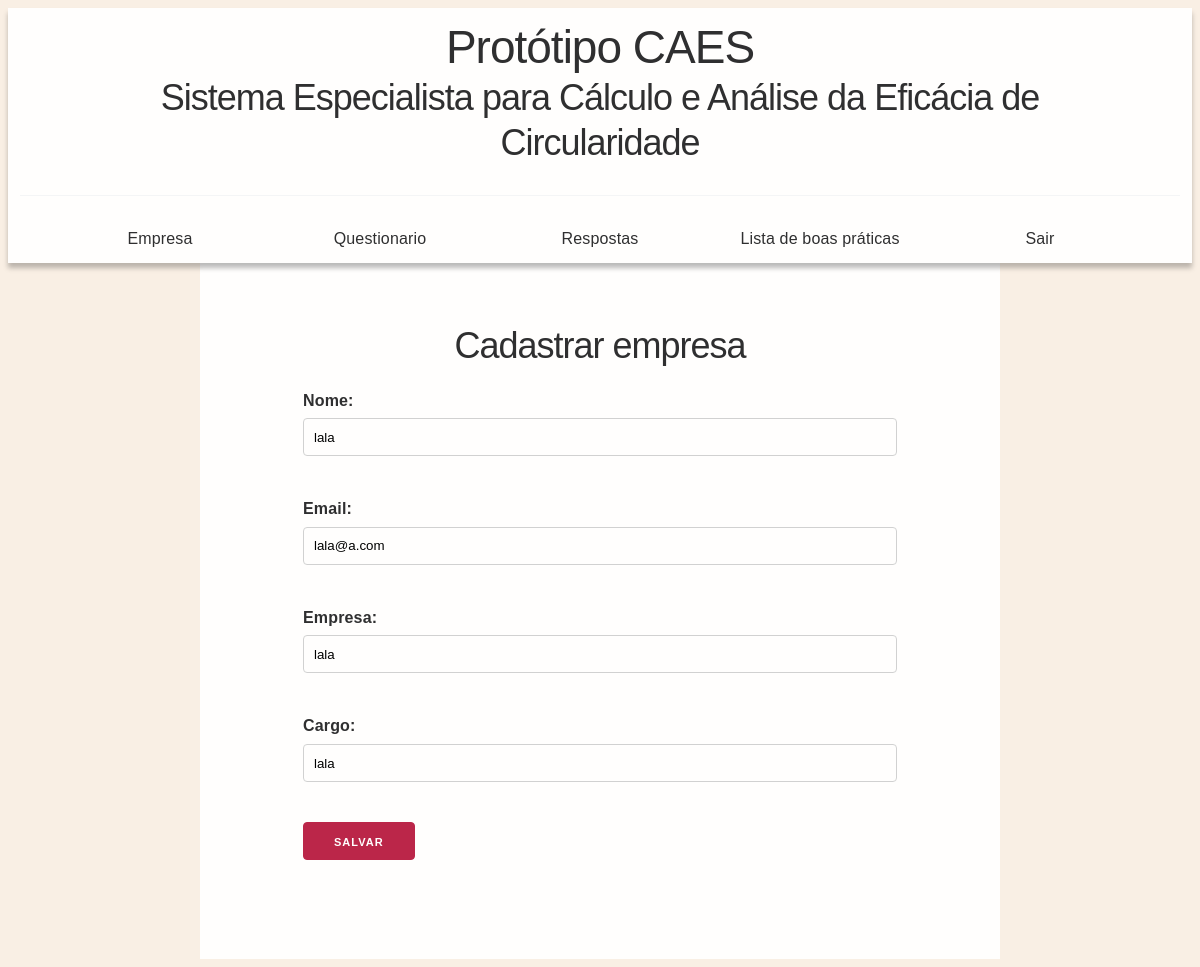
The page /nova_empresa (signed in) on the database its author committed.
### wb/models.py (models this page shows)
class Empresa(models.Model):
    nome = models.CharField(max_length=200)
    email = models.EmailField(max_length=254)
    empresa = models.CharField(max_length=200)
    cargo = models.CharField(max_length=200)
    usuario = models.ForeignKey(User, on_delete=models.CASCADE)
    def __str__(self):
        return 'Empresa: ' + str(self.empresa)
    class Meta:
        verbose_name = 'Empresa'
        verbose_name_plural = 'Empresas'

### wb/views.py (the view)
# urls.py: path('nova_empresa', views.nova_empresa, name='nova_empresa'),
def nova_empresa(request):
	empresa = Empresa.objects.filter(usuario=request.user).last()
	if request.method == "POST":
		if empresa:
			form = EmpresaForm(request.POST, instance=empresa)
		else:
			form = EmpresaForm(request.POST)
		if form.is_valid():
			obj = form.save(commit=False)
			obj.usuario = request.user
			obj.save()
			messages.success(request, "Empresa salva com sucesso.")
			return redirect('questionario')
	else:
		if empresa:
			form = EmpresaForm(instance=empresa)
		else:
			form = EmpresaForm()
		print(empresa) # comentário
		return render(request, 'wb/nova_empresa.html', {'form': form,'empresa':empresa})

### wb/forms.py
class EmpresaForm(forms.ModelForm):
    class Meta:
        model = Empresa
        fields = ('nome', 'email','empresa','cargo')

### wb/templates/wb/nova_empresa.html
{% extends 'wb/index.html' %}
{% block content %}
  <div id='Certeza'>
    <h2> Cadastrar empresa </h2>
    <form method="POST" class="post-form">{% csrf_token %}
      {{ form.as_p }}
      <input class="button-primary" type="submit" value="Salvar">
    </form>
  </div>
{% load static %}
{% endblock %}

### wb/static/wb/css.css (style rules this page uses)
*,*:after,*:before { box-sizing:inherit }
html { box-sizing:border-box;font-size:62.5% }
body { color:#606c76;font-family:'Roboto', 'Helvetica Neue', 'Helvetica', 'Arial', sans-serif;font-size:1.6em;font-weight:300;letter-spacing:.01em;line-height:1.6 }
.button,button,input[type='button'],input[type='reset'],input[type='submit'] { background-color:#bb2649;border:0.1rem solid #bb2649;border-radius:.4rem;color:#fff;cursor:pointer;display:inline-block;font-size:1.1rem;font-weight:700;height:3.8rem;letter-spacing:.1rem;line-height:3.8rem;padding:0 3.0rem;text-align:center;text-decoration:none;text-transform:uppercase;white-space:nowrap }
input[type='email'],input[type='number'],input[type='password'],input[type='search'],input[type='tel'],input[type='text'],input[type='url'],textarea,select { -webkit-appearance:none;-moz-appearance:none;appearance:none;background-color:transparent;border:0.1rem solid #d1d1d1;border-radius:.4rem;box-shadow:none;box-sizing:inherit;height:3.8rem;padding:.6rem 1.0rem;width:100% }
label,legend { display:block;font-size:1.6rem;font-weight:700;margin-bottom:.5rem }
fieldset,input,select,textarea { margin-bottom:1.5rem }
blockquote,dl,figure,form,ol,p,pre,table,ul { margin-bottom:2.5rem }
p { margin-top:0 }
h1,h2,h3,h4,h5,h6 { font-weight:300;letter-spacing:-.1rem;margin-bottom:2.0rem;margin-top:0 }
h2 { font-size:3.6rem;line-height:1.25 }

### rows shown on the page
Empresa: nome "lala", email "lala@a.com", empresa "lala", cargo "lala"
